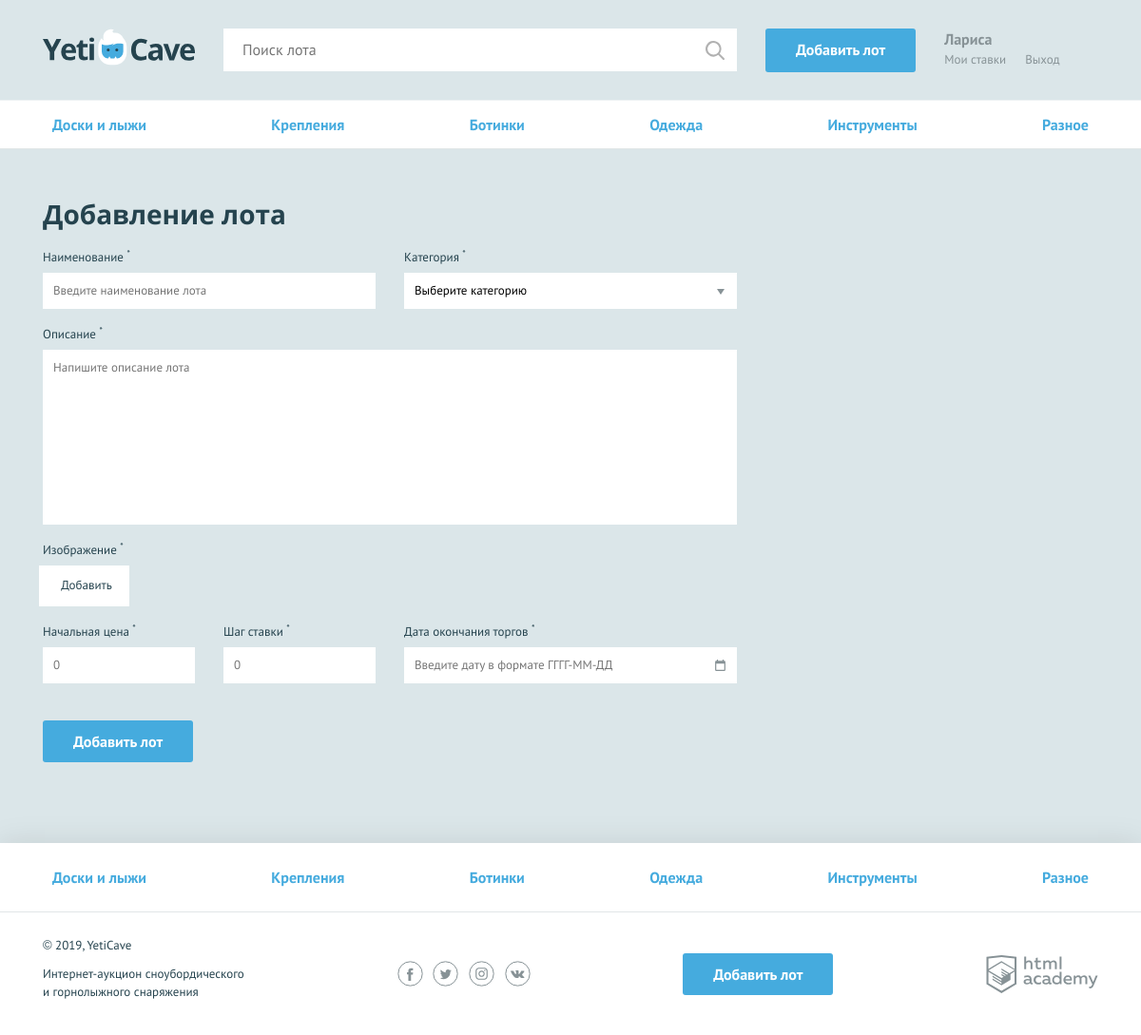
The page /add.php (signed in) on the database its author committed.
### tables this page shows
CREATE TABLE categories
(
    id          INT AUTO_INCREMENT PRIMARY KEY,
    title       VARCHAR(128) UNIQUE,
    translation VARCHAR(128)
);

### helpers.php (called while the page is built, shortened)
<?php
function db_get_prepare_stmt($link, $sql, $data = [])
{
    $stmt = mysqli_prepare($link, $sql);
    return $stmt;
}
function include_template($name, array $data = [])
{
    $name = 'templates/'.$name;
    extract($data);
    require $name;
    $result = ob_get_clean();
    return $result;
}

### sql_requests.php (called while the page is built, shortened)
<?php
function get_categories($con)
{
    $sql = 'SELECT title,translation FROM categories';
    $categories = sql_request($con, $sql);
    return $categories;
}

### functions.php (called while the page is built, shortened)
<?php
function sql_request($con, $sql, $data = [])
{
    $stmt = db_get_prepare_stmt($con, $sql, $data);
    mysqli_stmt_execute($stmt);
    $res = mysqli_stmt_get_result($stmt);
    return mysqli_fetch_all($res, MYSQLI_ASSOC);
}

### config.php (called while the page is built, shortened)
<?php
$is_auth = isset($_SESSION['id']) ?? false;

### templates/add_lot.php (the view, shortened to what this page needs)
<main>
    <nav class="nav">
        <ul class="nav__list container">
            <?php foreach ($categories as $key => $category): ?>
                <li class="nav__item">
                    <a href="all-lots.html"><?= strip_tags($category['translation']); ?></a>
                </li>
            <?php endforeach; ?>
        </ul>
    </nav>
    <form class="form form--add-lot container form--invalid" action="./add.php" enctype="multipart/form-data"
          method="post">
        <h2>Добавление лота</h2>
        <div class="form__container-two">
            <div class="form__item <?= ! empty($errors['lot-name']) ? 'form__item--invalid' : '' ?>">
                <label for="lot-name">Наименование <sup>*</sup></label>
                <input id="lot-name" type="text" name="lot-name" placeholder="Введите наименование лота">
            </div>
            <div class="form__item <?= ! empty($errors['category']) ? 'form__item--invalid' : '' ?>">
                <label for="category">Категория <sup>*</sup></label>
                <select id="category" name="category">
                    <option>Выберите категорию</option>
                </select>
            </div>
        </div>
        <div class="form__item form__item--wide <?= ! empty($errors['message']) ? 'form__item--invalid' : '' ?>">
            <label for="message">Описание <sup>*</sup></label>
            <textarea id="message" name="message" placeholder="Напишите описание лота"></textarea>
        </div>
        <div class="form__item form__item--file <?= ! empty($errors['photo']) ? 'form__item--invalid' : '' ?>">
            <label>Изображение <sup>*</sup></label>
            <div class="form__input-file">
                <label for="lot-img">
                    Добавить
                </label>
            </div>
        </div>
        <div class="form__container-three">
            <div class="form__item form__item--small <?= ! empty($errors['lot-rate']) ? 'form__item--invalid' : '' ?>">
                <label for="lot-rate">Начальная цена <sup>*</sup></label>
                <input id="lot-rate" type="text" name="lot-rate" placeholder="0">
            </div>
            <div class="form__item form__item--small <?= ! empty($errors['lot-step']) ? 'form__item--invalid' : '' ?> ">
                <label for="lot-step">Шаг ставки <sup>*</sup></label>
                <input id="lot-step" type="text" name="lot-step" placeholder="0">
            </div>
            <div class="form__item <?= ! empty($errors['lot-date']) ? 'form__item--invalid' : '' ?> ">
                <label for="lot-date">Дата окончания торгов <sup>*</sup></label>
                <input class="form__input-date" id="lot-date" type="text" name="lot-date"
                       placeholder="Введите дату в формате ГГГГ-ММ-ДД">
            </div>
        </div>
        <button type="submit" class="button">Добавить лот</button>
    </form>
</main>

### templates/layout.php (shortened to what this page needs)
<!DOCTYPE html>
<html lang="ru">
<head>
    <link href="../css/normalize.min.css" rel="stylesheet">
    <link href="../css/style.css" rel="stylesheet">
    <link href="../css/flatpickr.min.css" rel="stylesheet">
</head>
<body>
<div class="page-wrapper">
    <header class="main-header">
        <div class="main-header__container container">
            <a class="main-header__logo">
                <img src="../img/logo.svg" width="160" height="39" alt="Логотип компании YetiCave">
            </a>
            <form class="main-header__search" method="get" action="./search.php" autocomplete="off">
                <input type="search" name="search" placeholder="Поиск лота">
                <input class="main-header__search-btn" type="submit">
            </form>
            <?php if ($is_auth) : ?>
                <a class="main-header__add-lot button" href="add.php">Добавить лот</a>
            <?php endif; ?>
            <nav class="user-menu">
                <?php if ($is_auth) : ?>
                    <div class="user-menu__logged">
                        <p><?= strip_tags($user_name); ?></p>
                        <a class="user-menu__bets" href="pages/my-bets.html">Мои ставки</a>
                        <a class="user-menu__logout" href="./logout.php">Выход</a>
                    </div>
                <?php endif; ?>
            </nav>
        </div>
    </header>
    <?= $main_content ?>
</div>
<footer class="main-footer">
    <nav class="nav">
        <ul class="nav__list container">
            <?php foreach ($categories as $category): ?>
                <li class="nav__item">
                    <a href="pages/all-lots.html"><?= strip_tags($category['translation']); ?></a>
                </li>
            <?php endforeach; ?>
        </ul>
    </nav>
    <div class="main-footer__bottom container">
        <div class="main-footer__copyright">
            <p>© 2019, YetiCave</p>
            <p>Интернет-аукцион сноубордического и горнолыжного снаряжения</p>
        </div>
        <div class="main-footer__social social">
            <a class="social__link social__link--facebook" href="#">
            </a>
            <a class="social__link social__link--twitter" href="#">
            </a>
            <a class="social__link social__link--instagram" href="#">
            </a>
            <a class="social__link social__link--vkontakte" href="#">
            </a>
        </div>
        <a class="main-footer__add-lot button" href="add-lot.html">Добавить лот</a>
        <div class="main-footer__developed-by">
            <a class="logo-academy" href="https://htmlacademy.ru/intensive/php">
            </a>
        </div>
    </div>
</footer>
</body>
</html>

### rows shown on the page
categories: translation "Доски и лыжи"
categories: translation "Крепления"
categories: translation "Ботинки"
categories: translation "Одежда"
categories: translation "Инструменты"
categories: translation "Разное"

### other values the page prints
strip_tags($user_name) "Лариса"
